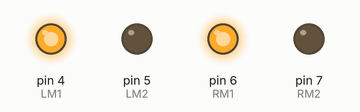
The sketch below on a simulated Arduino Uno, built with avr-gcc and run on an emulated ATmega328P. Shown: output pins drawn as LEDs (lit = HIGH).

Above: at 0.1 s.
Timing chart, 0 to 1.6 s (numbered marks = the images above):
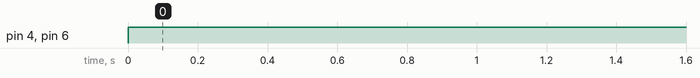

Measured:
- by itself, pin 4 (LM1), pin 6 (RM1): LOW → HIGH at 0.00 s

The sketch:

Forward_function.ino
```cpp
int LM1=4;
int LM2=5;
int RM1=6;
int RM2=7;
void setup() {
  pinMode(LM1,OUTPUT);
  pinMode (LM2,OUTPUT);
  pinMode(RM1,OUTPUT);
  pinMode(RM2,OUTPUT);

}

void forward() {
  digitalWrite (LM1,HIGH);
  digitalWrite(LM2,LOW);
  digitalWrite(RM1,HIGH);
  digitalWrite(RM2,LOW);


}
void loop() {
  forward ();


}
```
